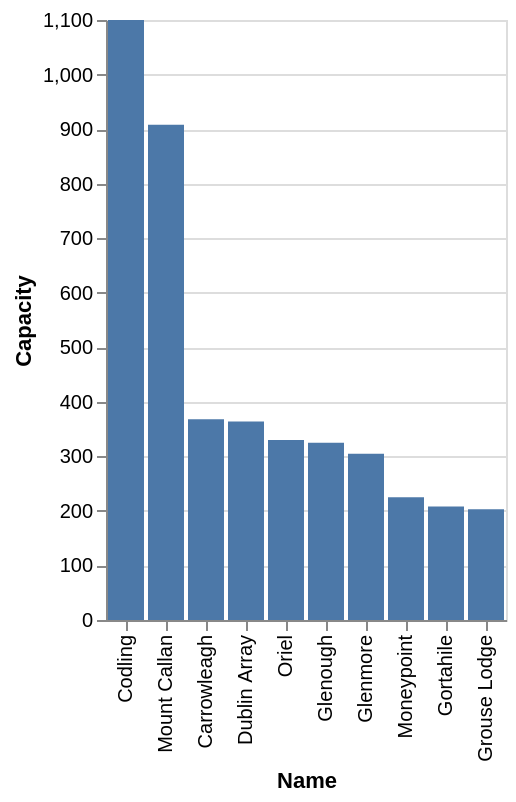

Vega-Lite specification for this chart:
### Vega-Lite specification from a JSON file in a GitHub repository (floating-point values rounded to 4 significant figures)
{"data": {"values": [{"x_data": "Codling", "y_data": 1100}, {"x_data": "Mount Callan", "y_data": 908}, {"x_data": "Carrowleagh", "y_data": 368}, {"x_data": "Dublin Array", "y_data": 364}, {"x_data": "Oriel", "y_data": 330}, {"x_data": "Glenough", "y_data": 325}, {"x_data": "Glenmore", "y_data": 305}, {"x_data": "Moneypoint", "y_data": 225}, {"x_data": "Gortahile", "y_data": 208}, {"x_data": "Grouse Lodge", "y_data": 203}]}, "mark": "bar", "encoding": {"x": {"field": "x_data", "type": "nominal", "title": "Name", "sort": {"op": "sum", "field": "y_data", "order": "descending"}}, "y": {"field": "y_data", "type": "quantitative", "title": "Capacity"}}}
